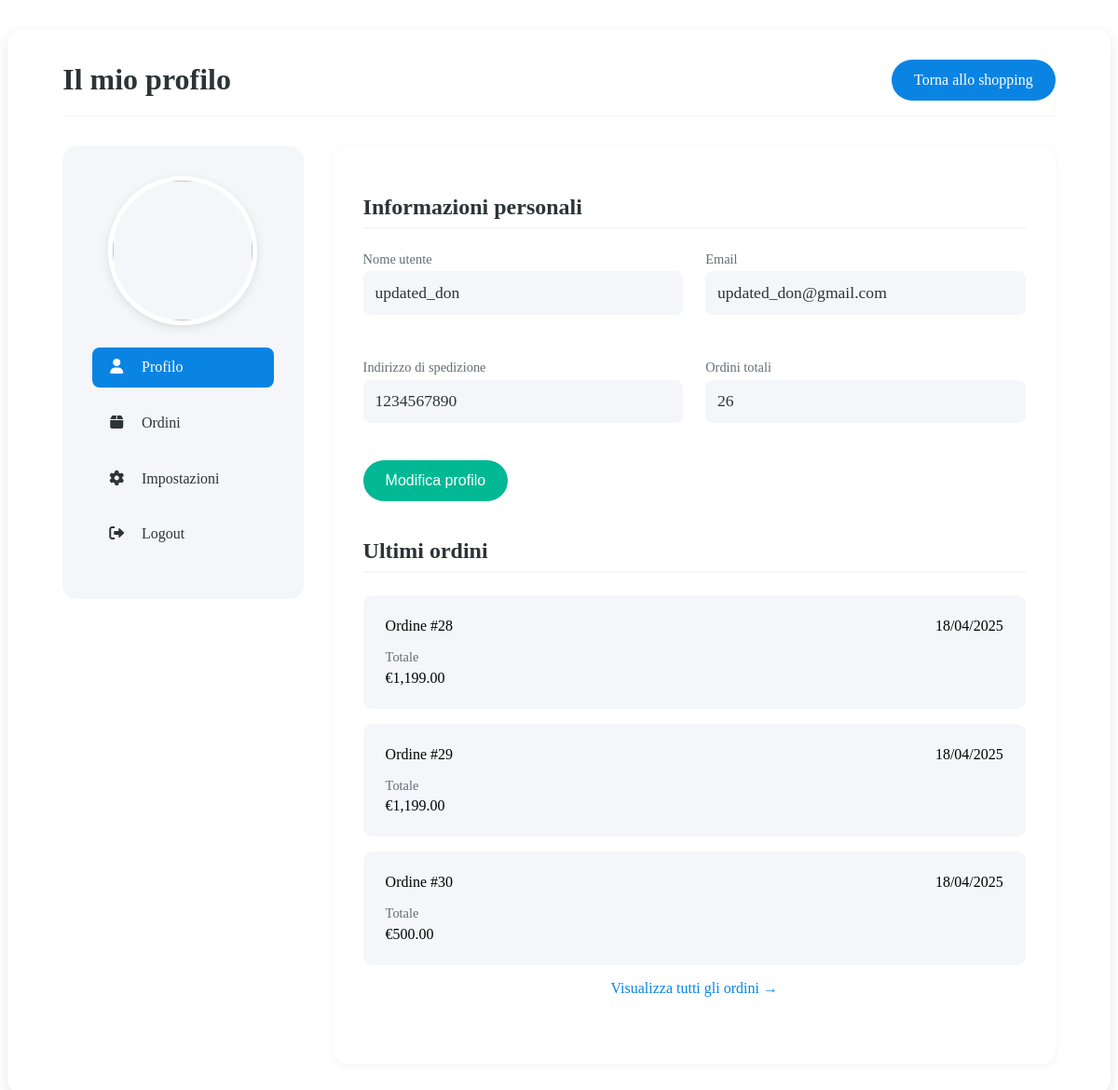
The page /qiu_phoneshop/main_page/front-end/profile.php (signed in) on the database its author committed.
### tables this page shows
CREATE TABLE `user` (
  `id` int(11) NOT NULL,
  `username` varchar(100) DEFAULT NULL,
  `password` varchar(100) DEFAULT NULL,
  `email` varchar(50) NOT NULL,
  `shipping_address` varchar(100) DEFAULT NULL,
  `registration_date` date NOT NULL DEFAULT (curdate())
);

CREATE TABLE `orders` (
  `id` int(11) NOT NULL,
  `user_id` int(11) NOT NULL,
  `product_id` int(11) NOT NULL,
  `order_date` datetime NOT NULL DEFAULT current_timestamp(),
  `quantity` int(11) NOT NULL DEFAULT 1,
  `total_price` decimal(10,2) NOT NULL,
  `shipping_address` varchar(100) NOT NULL
);

### qiu_phoneshop/main_page/front-end/profile.php (the view, shortened to what this page needs)
<?php
include '../back-end/db_conn.php';
?>
<!DOCTYPE html>
<html lang="it">
<head>
    <link rel="stylesheet" href="profile.css">
    <link rel="stylesheet" href="https://cdnjs.cloudflare.com/ajax/libs/font-awesome/6.0.0/css/all.min.css">
</head>
<body>
    <?php
    $username = $_SESSION['username'];
    $stmt = $conn->prepare("SELECT id, username, email, shipping_address FROM user WHERE username = ?");
    $stmt->bind_param("s", $username);
    $stmt->execute();
    $result = $stmt->get_result();
    $user = $result->fetch_assoc();
    $user_id = $user['id'];
    $stmt = $conn->prepare("SELECT COUNT(*) as number_of_orders FROM orders WHERE user_id = ?");
    $stmt->bind_param("i", $user_id);
    $stmt->execute();
    $orders_result = $stmt->get_result();
    $orders_data = $orders_result->fetch_assoc();
    ?>
    <div class="profile-container">
        <div class="profile-header">
            <h1>Il mio profilo</h1>
            <a href="logged_index.php" class="back-to-shop">Torna allo shopping</a>
        </div>
        <div class="profile-content">
            <div class="profile-sidebar">
                <img src="default-avatar.jpg" class="profile-avatar">
                <ul class="profile-nav">
                    <li><a href="#" class="active"><i class="fas fa-user"></i> Profilo</a></li>
                    <li><a href="orders.php"><i class="fas fa-box"></i> Ordini</a></li>
                    <li><a href="#"><i class="fas fa-cog"></i> Impostazioni</a></li>
                    <li><a href="../../login_register_user/logout.php"><i class="fas fa-sign-out-alt"></i> Logout</a></li>
                </ul>
            </div>
            <div class="profile-main">
                <div class="profile-section">
                    <h2>Informazioni personali</h2>
                    <div class="info-grid">
                        <div class="info-item">
                            <span class="info-label">Nome utente</span>
                            <span class="info-value"><?php echo htmlspecialchars($user['username']); ?></span>
                        </div>
                        <div class="info-item">
                            <span class="info-label">Email</span>
                            <span class="info-value"><?php echo htmlspecialchars($user['email']); ?></span>
                        </div>
                        <div class="info-item">
                            <span class="info-label">Indirizzo di spedizione</span>
                            <span class="info-value">
                                <?php
                                if (!empty($user['shipping_address'])) {
                                    echo htmlspecialchars($user['shipping_address']);
                                } else {
                                    echo "Nessun indirizzo registrato";
                                }
                                ?>
                            </span>
                        </div>
                        <div class="info-item">
                            <span class="info-label">Ordini totali</span>
                            <span class="info-value"><?php echo $orders_data['number_of_orders']; ?></span>
                        </div>
                    </div>
                    <button class="edit-btn" onclick="location.href='edit_profile.php'">Modifica profilo</button>
                </div>
                <div class="profile-section orders-summary">
                    <h2>Ultimi ordini</h2>
                    <?php
                    $stmt = $conn->prepare("SELECT id, order_date, total_price FROM orders WHERE user_id = ? ORDER BY order_date DESC LIMIT 3");
                    $stmt->bind_param("i", $user_id);
                    $stmt->execute();
                    $recent_orders = $stmt->get_result();
                    if ($recent_orders->num_rows > 0) {
                        while ($order = $recent_orders->fetch_assoc()) {
                            echo '<div class="order-card">';
                            echo '<div class="order-header">';
                            echo '<span>Ordine #' . $order['id'] . '</span>';
                            echo '<span class="order-date">' . date('d/m/Y', strtotime($order['order_date'])) . '</span>';
                            echo '</div>';
                            echo '<div class="order-details">';
                            echo '<div><span class="info-label">Totale</span><span>€' . number_format($order['total_price'], 2) . '</span></div>';
                            echo '</div>';
                            echo '</div>';
                        }
                    } else {
                        echo '<p>Nessun ordine effettuato</p>';
                    }
                    ?>
                    <?php if ($orders_data['number_of_orders'] > 3) : ?>
                        <div style="text-align: center; margin-top: 1rem;">
                            <a href="orders.php" style="color: var(--secondary-color); text-decoration: none;">Visualizza tutti gli ordini →</a>
                        </div>
                    <?php endif; ?>
                </div>
            </div>
        </div>
    </div>
</body>
</html>

### qiu_phoneshop/main_page/front-end/profile.css (style rules this page uses)
:root { --primary-color: #2d3436; --secondary-color: #0984e3; --accent-color: #00b894; --light-gray: #f5f6fa; --dark-gray: #636e72; }
.profile-container { max-width: 1200px; margin: 2rem auto; padding: 2rem 5%; background: white; border-radius: 15px; box-shadow: 0 5px 15px rgba(0, 0, 0, 0.1); }
.profile-header { display: flex; justify-content: space-between; align-items: center; margin-bottom: 2rem; padding-bottom: 1rem; border-bottom: 1px solid var(--light-gray); }
.profile-header h1 { color: var(--primary-color); font-size: 2rem; margin: 0; }
.back-to-shop { background: var(--secondary-color); color: white; padding: 0.8rem 1.5rem; border: none; border-radius: 30px; font-size: 1rem; text-decoration: none; transition: all 0.3s ease; }
.profile-content { display: grid; grid-template-columns: 1fr 3fr; gap: 2rem; }
.profile-sidebar { background: var(--light-gray); padding: 2rem; border-radius: 15px; height: fit-content; }
.profile-avatar { width: 150px; height: 150px; border-radius: 50%; object-fit: cover; margin: 0 auto 1.5rem; display: block; border: 5px solid white; box-shadow: 0 3px 10px rgba(0, 0, 0, 0.1); }
.profile-nav { list-style: none; margin: 0; padding: 0; }
.profile-nav li { margin-bottom: 1rem; }
.profile-nav a { display: block; padding: 0.8rem 1rem; color: var(--primary-color); text-decoration: none; border-radius: 8px; transition: all 0.3s ease; }
.profile-nav a:hover, .profile-nav a.active { background: var(--secondary-color); color: white; }
.profile-nav i { margin-right: 0.8rem; width: 20px; text-align: center; }
.profile-main { background: white; padding: 2rem; border-radius: 15px; box-shadow: 0 2px 10px rgba(0, 0, 0, 0.05); }
.profile-section { margin-bottom: 2.5rem; }
.profile-section h2 { color: var(--primary-color); margin-bottom: 1.5rem; padding-bottom: 0.5rem; border-bottom: 2px solid var(--light-gray); }
.info-grid { display: grid; grid-template-columns: repeat(2, 1fr); gap: 1.5rem; }
.info-item { margin-bottom: 1.5rem; }
.info-label { display: block; font-size: 0.9rem; color: var(--dark-gray); margin-bottom: 0.3rem; }
.info-value { display: block; font-size: 1.1rem; color: var(--primary-color); font-weight: 500; padding: 0.8rem; background: var(--light-gray); border-radius: 8px; }
.edit-btn { background: var(--accent-color); color: white; border: none; padding: 0.8rem 1.5rem; border-radius: 30px; font-size: 1rem; cursor: pointer; transition: all 0.3s ease; margin-top: 1rem; }
.order-card { background: var(--light-gray); padding: 1.5rem; border-radius: 10px; margin-bottom: 1rem; transition: all 0.3s ease; }
.order-header { display: flex; justify-content: space-between; margin-bottom: 1rem; font-weight: 500; }
.order-details { display: grid; grid-template-columns: repeat(auto-fill, minmax(200px, 1fr)); gap: 1rem; }

### rows shown on the page
user: username "updated_don", email "updated_don@gmail.com", shipping_address "1234567890"
orders: id "28", order_date "18/04/2025", total_price "1,199.00"
orders: id "29", order_date "18/04/2025", total_price "1,199.00"
orders: id "30", order_date "18/04/2025", total_price "500.00"

### other values the page prints
$orders_data['number_of_orders'] "26"
